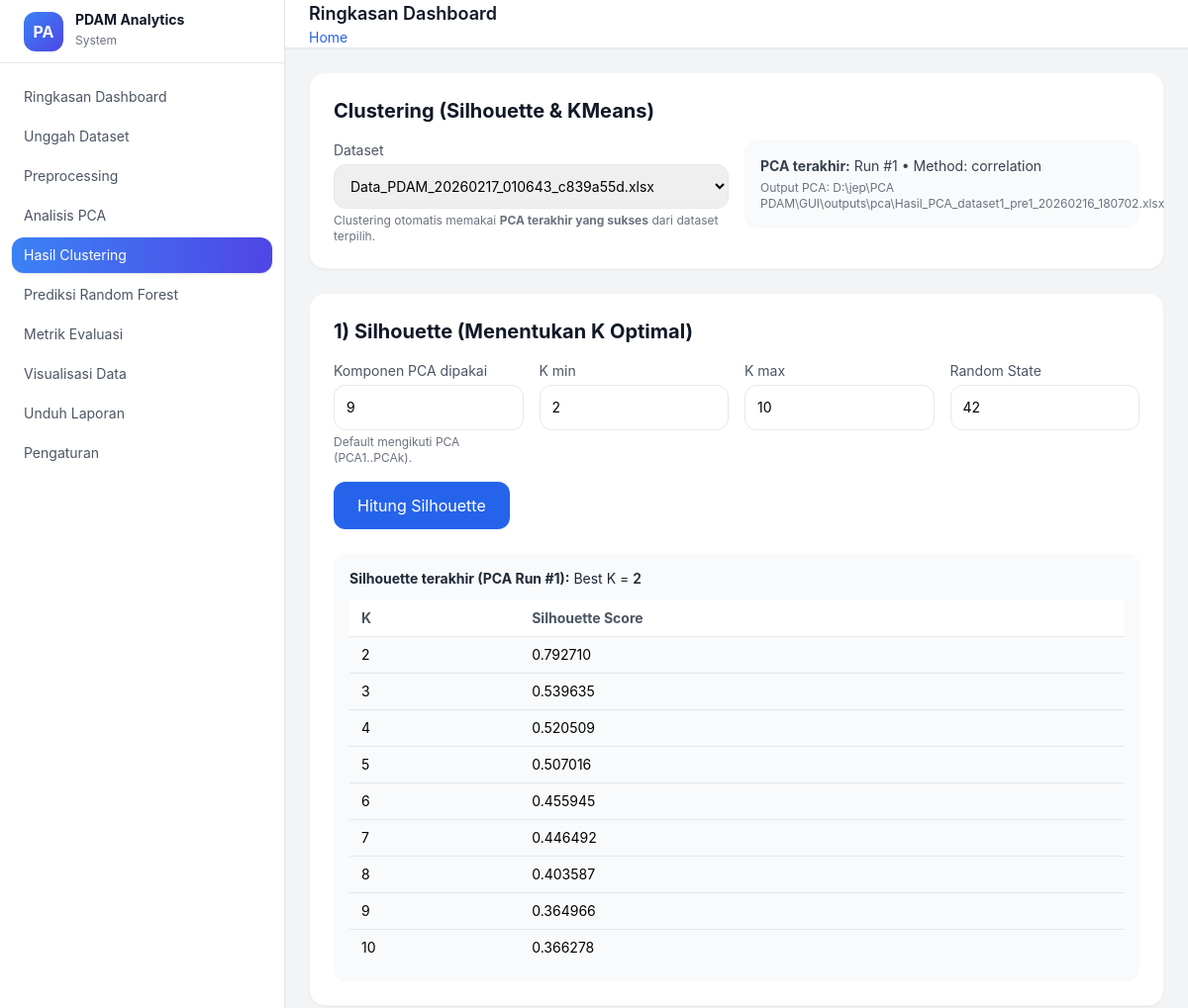
The app's page /clustering/?dataset_id=1 (upper part), older data.
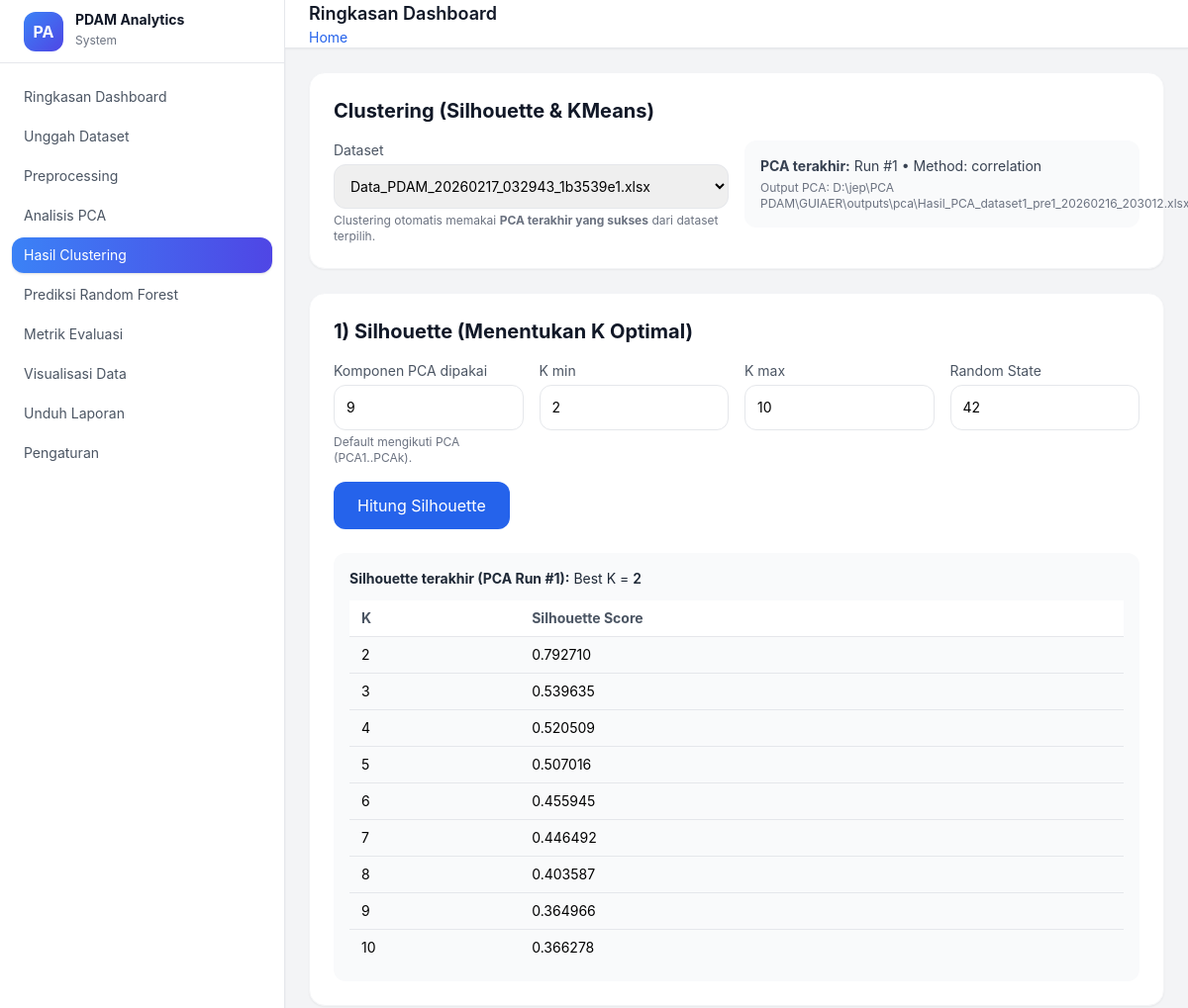
The same page, newer data.
### models/pipeline_models.py (models this page shows)
class PCARun(db.Model):
    __tablename__ = "pca_runs"
    id = db.Column(db.Integer, primary_key=True)
    preprocess_run_id = db.Column(db.Integer, db.ForeignKey("preprocess_runs.id"), nullable=False, index=True)
    method = db.Column(db.String(20), default="correlation")  # correlation/covariance
    n_components_total = db.Column(db.Integer, default=9)
    selected_components = db.Column(db.JSON, nullable=True)   # misal [1,2,3,4]
    eigenvalues = db.Column(db.JSON, nullable=True)
    explained_variance = db.Column(db.JSON, nullable=True)
    cumulative_variance = db.Column(db.JSON, nullable=True)
    output_path = db.Column(db.String(500), nullable=True)
    created_at = db.Column(db.DateTime, default=datetime.utcnow)
    status = db.Column(db.String(20), default="success")
    error_message = db.Column(db.Text, nullable=True)
    silhouette_runs = db.relationship(
        "SilhouetteRun", backref="pca_run", lazy=True, cascade="all, delete-orphan"
    )
    kmeans_runs = db.relationship(
        "KMeansRun", backref="pca_run", lazy=True, cascade="all, delete-orphan"
    )

### controllers/clustering_controller.py (the view, shortened to what this page needs)
@clustering_bp.route("/", methods=["GET", "POST"], strict_slashes=False)
def index():
    datasets = Dataset.query.order_by(Dataset.uploaded_at.desc()).all()
    selected_dataset_id = request.args.get("dataset_id", type=int)
    last_preprocess = None
    last_pca = None
    if selected_dataset_id:
        last_preprocess, last_pca = _get_last_success_pca_for_dataset(selected_dataset_id)
    silhouette_runs = (SilhouetteRun.query
                       .order_by(SilhouetteRun.created_at.desc())
                       .limit(20).all())
    kmeans_runs = (KMeansRun.query
                   .order_by(KMeansRun.created_at.desc())
                   .limit(20).all())
    last_silhouette_for_pca = None
    last_kmeans_for_pca = None
    if last_pca:
        last_silhouette_for_pca = (SilhouetteRun.query
                                   .filter_by(pca_run_id=last_pca.id, status="success")
                                   .order_by(SilhouetteRun.created_at.desc())
                                   .first())
        last_kmeans_for_pca = (KMeansRun.query
                               .filter_by(pca_run_id=last_pca.id, status="success")
                               .order_by(KMeansRun.created_at.desc())
                               .first())
    pca_points = None
    if last_kmeans_for_pca and last_kmeans_for_pca.output_path:
        try:
            allowed_dir = os.path.abspath(os.path.join(current_app.config["OUTPUT_FOLDER"], "clustering"))
            file_path = os.path.abspath(last_kmeans_for_pca.output_path)
            if file_path.startswith(allowed_dir) and os.path.exists(file_path):
                df_vis = pd.read_excel(file_path, sheet_name="Data+Cluster")
                if all(c in df_vis.columns for c in ["PCA1", "PCA2", "Cluster"]):
                    pca_points = df_vis[["PCA1", "PCA2", "Cluster"]].to_dict(orient="records")
        except Exception:
            pca_points = None
    return render_template(
        "pages/clustering.html",
        datasets=datasets,
        selected_dataset_id=selected_dataset_id,
        last_preprocess=last_preprocess,
        last_pca=last_pca,
        last_silhouette_for_pca=last_silhouette_for_pca,
        last_kmeans_for_pca=last_kmeans_for_pca,
        silhouette_runs=silhouette_runs,
        kmeans_runs=kmeans_runs,
        pca_points=pca_points  # NEW
    )

### controllers/clustering_controller.py (called while the page is built)
def _get_last_success_pca_for_dataset(dataset_id: int):
    last_pre = (PreprocessRun.query
                .filter_by(dataset_id=dataset_id, status="success")
                .order_by(PreprocessRun.created_at.desc())
                .first())
    if not last_pre:
        return None, None
    last_pca = (PCARun.query
                .filter_by(preprocess_run_id=last_pre.id, status="success")
                .order_by(PCARun.created_at.desc())
                .first())
    return last_pre, last_pca

### templates/pages/clustering.html (shortened to what the changed rows need)
{% extends "layouts.html" %}
{% block content %}
<div class="bg-white rounded-2xl shadow-sm border border-gray-100 p-6 mb-6">
    <h2 class="text-xl font-bold text-gray-900 mb-4">Clustering (Silhouette & KMeans)</h2>
    <div class="grid grid-cols-1 md:grid-cols-2 gap-4">
        <div>
            <label class="block text-sm text-gray-600 mb-1">Dataset</label>
            <select class="w-full border rounded-xl p-3 text-sm"
                    onchange="if(this.value){ window.location='{{ url_for('clustering.index') }}?dataset_id=' + this.value }">
                {% for d in datasets %}
                <option value="{{ d.id }}" {% if selected_dataset_id == d.id %}selected{% endif %}>
                    {{ d.filename }}
                </option>
                {% endfor %}
            </select>
            <p class="text-xs text-gray-500 mt-1">
                Clustering otomatis memakai <b>PCA terakhir yang sukses</b> dari dataset terpilih.
            </p>
        </div>
        <div>
            {% if last_pca %}
                <div class="p-4 bg-gray-50 rounded-xl text-sm text-gray-700">
                    <div><b>PCA terakhir:</b> Run #{{ last_pca.id }} • Method: {{ last_pca.method }}</div>
                    <div class="text-xs text-gray-500 mt-1">
                        Output PCA: {{ last_pca.output_path }}
                    </div>
                </div>
            {% else %}
                {% if selected_dataset_id %}
                <div class="p-4 bg-red-50 rounded-xl text-sm text-red-700">
                    Dataset ini belum punya PCA sukses. Jalankan PCA dulu.
                </div>
                {% endif %}
            {% endif %}
        </div>
    </div>
</div>
{% if last_pca %}
<div class="bg-white rounded-2xl shadow-sm border border-gray-100 p-6 mb-6">
    <h2 class="text-xl font-bold text-gray-900 mb-4">1) Silhouette (Menentukan K Optimal)</h2>
    {% if last_silhouette_for_pca %}
    <div class="mt-6 p-4 bg-gray-50 rounded-xl">
        <div class="text-sm text-gray-800">
            <b>Silhouette terakhir (PCA Run #{{ last_pca.id }}):</b>
            Best K = <span class="font-semibold">{{ last_silhouette_for_pca.best_k }}</span>
        </div>
        <div class="overflow-x-auto mt-3">
            <table class="w-full text-sm border-collapse">
                <thead>
                    <tr class="bg-white text-left text-gray-600">
                        <th class="px-3 py-2">K</th>
                        <th class="px-3 py-2">Silhouette Score</th>
                    </tr>
                </thead>
                <tbody>
                    {% for item in last_silhouette_for_pca.scores_by_k %}
                    <tr class="border-t">
                        <td class="px-3 py-2">{{ item.k }}</td>
                        <td class="px-3 py-2">{{ "%.6f"|format(item.score) }}</td>
                    </tr>
                    {% endfor %}
                </tbody>
            </table>
        </div>
    </div>
    {% endif %}
</div>
{% endif %}
{% endblock %}

Row changes from the older to the newer data that the page shows:
changed PCARun "correlation": output_path "D:\\jep\\PCA PDAM\\GUI\\outputs\\pca\\Hasil_PCA_dataset1_pre1_20260216_180702.xlsx" → "D:\\jep\\PCA PDAM\\GUIAER\\outputs\\pca\\Hasil_PCA_dataset1_pre1_20260216_203012.xlsx"
Text that changed along with them:
form field value: "Data_PDAM_20260217_010643_c839a55d.xlsx" → "Data_PDAM_20260217_032943_1b3539e1.xlsx"
